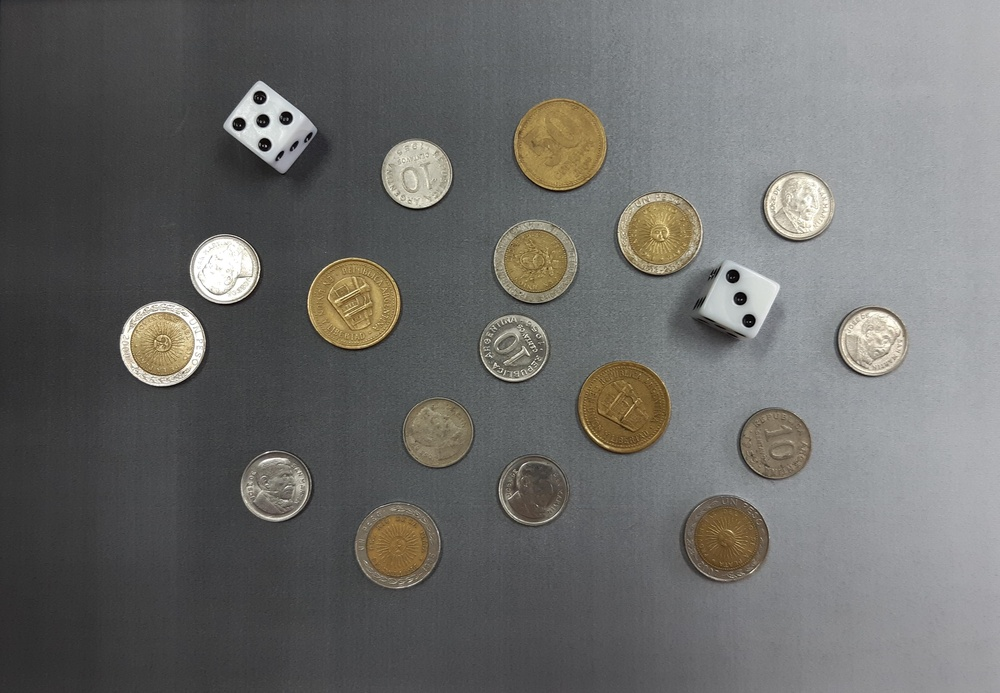
#> input picture EJ_1/Baulera/monedas.jpg, 1000 x 693 px, shrunk from 3871 x 2681 before the run, found by its file name
$ python 'm&d v2.py'
#> lines starting #> are read from the running program, lines starting #| are printed output that depends on the picture; after the words box and inside, x2 and y2 are one past the last pixel; in counts of white or black regions, pixels touching at a corner belong together
import cv2
import numpy as np
import matplotlib.pyplot as plt

def mostrar_imagenes(imagenes, titulos, filas=2, cols=3, figsize=(16, 10)):
    """Función auxiliar para visualización"""
    total = len(imagenes)
    fig, axes = plt.subplots(filas, cols, figsize=figsize)
    axes = axes.ravel()

    for i in range(len(axes)):
        if i < total:
            img = imagenes[i]
            if len(img.shape) == 2:
                axes[i].imshow(img, cmap='gray')
            else:
                axes[i].imshow(cv2.cvtColor(img, cv2.COLOR_BGR2RGB))
            axes[i].set_title(titulos[i])
        axes[i].axis('off')

    plt.tight_layout()
    plt.show()

def obtener_kernel_impar(valor):
    """Asegura que el tamaño del kernel sea impar y entero"""
    k = int(valor)
    if k % 2 == 0:
        k += 1
    return k

def segmentar_monedas_adaptativo(ruta_imagen):
#> called with ruta_imagen = 'Monedas.jpg'
    print("="*60)
    print("PROCESAMIENTO V5: UMBRALIZACIÓN ADAPTATIVA + CLAHE")
    print("="*60)

    # 1. CARGA
    img_original = cv2.imread(ruta_imagen)
#> img_original is the input picture: shape (693, 1000, 3); mean B, G, R 105.5, 107.4, 107.5
    if img_original is None:
        print("Error: No se pudo cargar la imagen.")
        return

    h, w = img_original.shape[:2]
#> h = 693; w = 1000
    dim_min = min(h, w)
#> dim_min = 693
    area_total = h * w
#> area_total = 693000
    print(f"Dimensiones: {w}x{h} píxeles")
#| Dimensiones: 1000x693 píxeles

    # 2. PREPROCESAMIENTO (GRAY + CLAHE)
    img_gray = cv2.cvtColor(img_original, cv2.COLOR_BGR2GRAY)
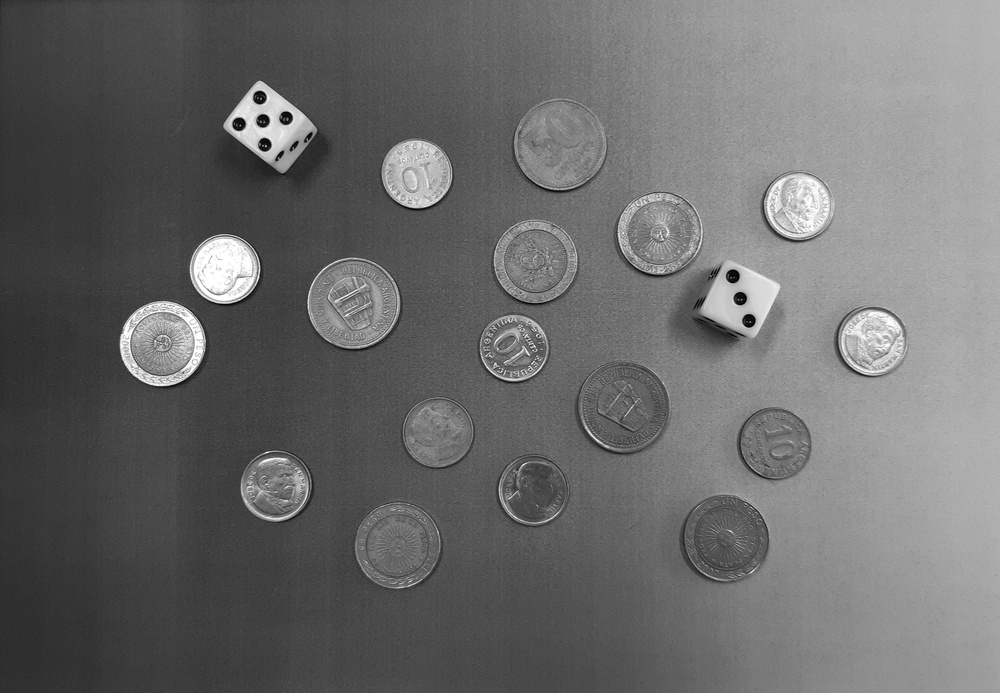
#> img_gray: shape (693, 1000); min 0, max 255, mean 107.2

    # CLAHE: Vital para resaltar la textura de las monedas frente al fondo
    clahe = cv2.createCLAHE(clipLimit=2.0, tileGridSize=(8,8))
    img_clahe = clahe.apply(img_gray)
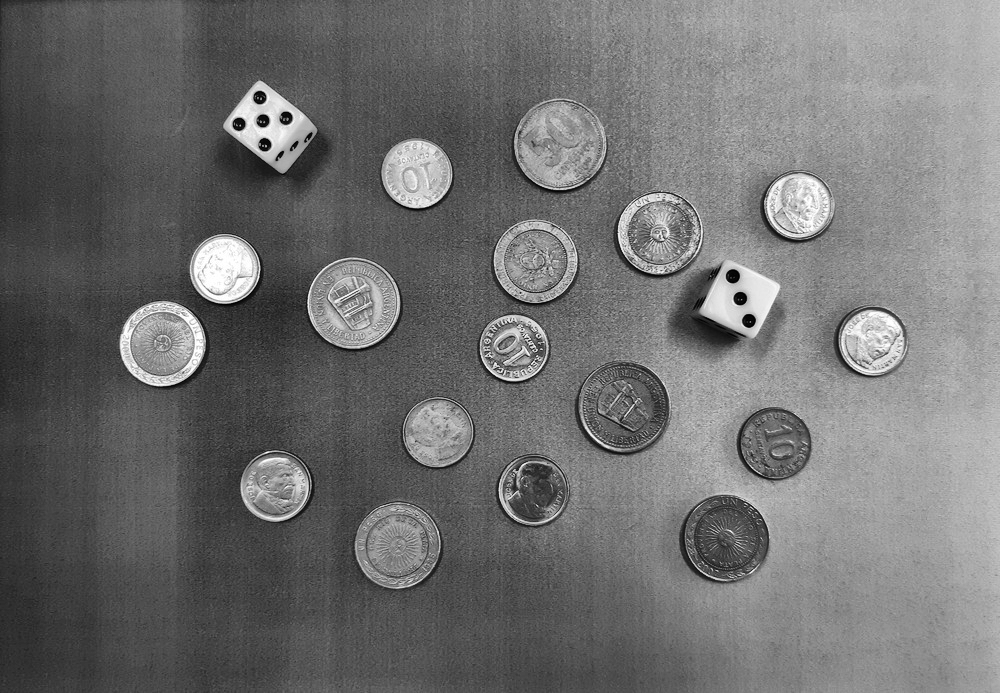
#> img_clahe: shape (693, 1000); min 0, max 255, mean 112.1

    # 3. SUAVIZADO (BLUR)
    # Necesario para reducir el ruido antes del threshold adaptativo
    # Tamaño: ~0.5% de la imagen (suficiente para borrar ruido de sensor)
    k_blur = obtener_kernel_impar(dim_min * 0.005)
#> k_blur = 3
    img_blur = cv2.GaussianBlur(img_clahe, (k_blur, k_blur), 0)

    # 4. UMBRALIZACIÓN ADAPTATIVA (CAMBIO PRINCIPAL)
    # Calcula el umbral para cada pixel basado en un entorno local (block_size).
    # Block Size: ~2% de la imagen. Lo suficientemente grande para ver "manchas"
    # pero pequeño para ignorar gradientes de luz globales.
    block_size = obtener_kernel_impar(dim_min * 0.025) # ~2.5%
#> block_size = 17
    C = 4 # Constante para restar (ajuste fino de sensibilidad)

    img_thresh = cv2.adaptiveThreshold(
        img_blur,
        255,
        cv2.ADAPTIVE_THRESH_GAUSSIAN_C,
        cv2.THRESH_BINARY_INV, # Invertido: Objetos blancos, fondo negro
        block_size,
        C
    )
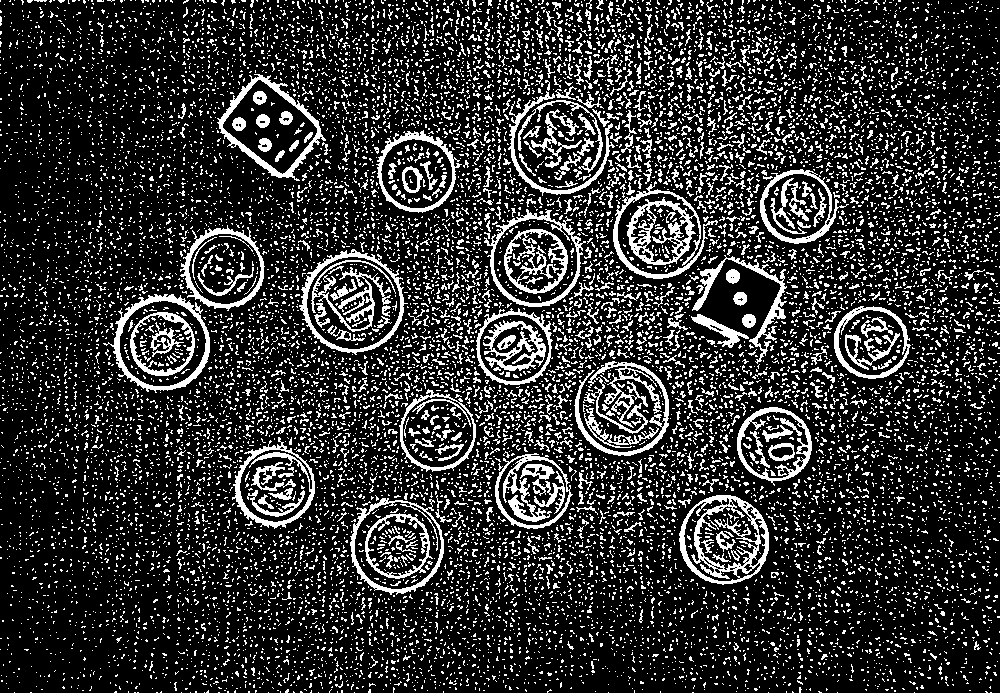
#> img_thresh: shape (693, 1000); 19.2% white in thin lines or dots

    print(f"Parámetros Adaptativos: BlockSize={block_size}, C={C}")
#| Parámetros Adaptativos: BlockSize=17, C=4

    # 5. MORFOLOGÍA MATEMÁTICA (RECONSTRUCCIÓN)
    # El threshold adaptativo deja huecos y ruido. Usamos morfología para limpiar.

    # Cierre (Close): Conecta puntos cercanos (rellena las monedas y dados)
    k_close = obtener_kernel_impar(dim_min * 0.015) # ~1.5% Kernel fuerte
#> k_close = 11
    kernel_close = cv2.getStructuringElement(cv2.MORPH_ELLIPSE, (k_close, k_close))
    img_closed = cv2.morphologyEx(img_thresh, cv2.MORPH_CLOSE, kernel_close, iterations=2)
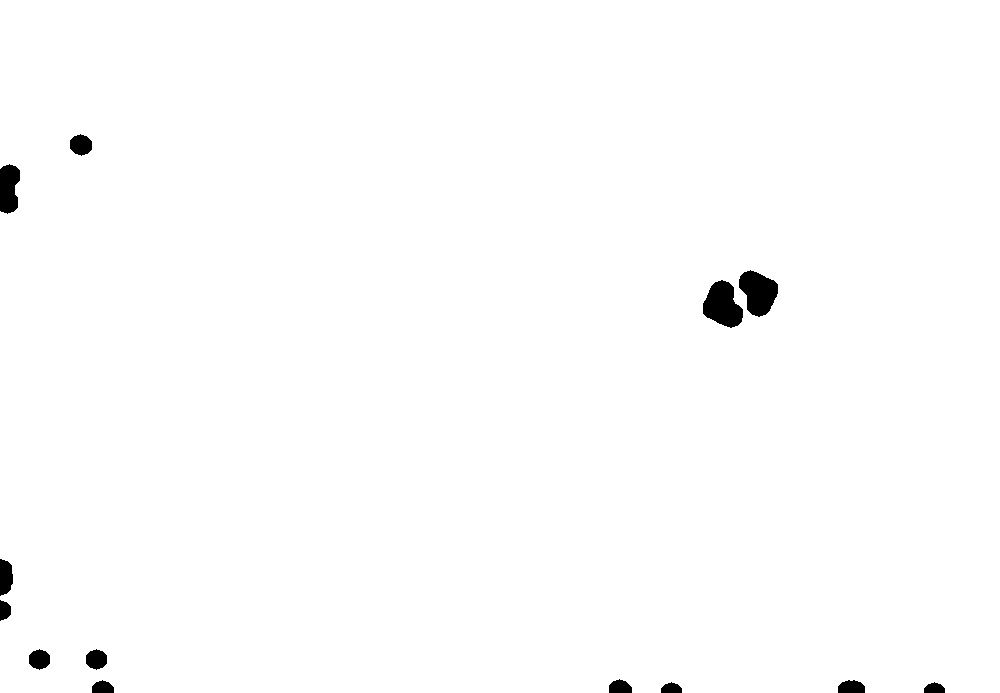
#> img_closed: shape (693, 1000); 99.1% white; 13 black regions, largest, box (x1, y1, x2, y2) and area: (703, 280, 743, 328) 1291, (739, 270, 778, 317) 1234, (0, 164, 20, 214) 812

    # Apertura (Open): Elimina el ruido blanco del fondo (polvo/manchas)
    k_open = obtener_kernel_impar(dim_min * 0.005) # ~0.5%
#> k_open = 3
    kernel_open = cv2.getStructuringElement(cv2.MORPH_ELLIPSE, (k_open, k_open))
#> kernel_open = [[0, 1, 0], [1, 1, 1], [0, 1, 0]]
    img_clean = cv2.morphologyEx(img_closed, cv2.MORPH_OPEN, kernel_open, iterations=1)
#> img_clean: shape (693, 1000); 99.1% white; 13 black regions

    # 6. DETECCIÓN DE CONTORNOS
    contours, _ = cv2.findContours(img_clean, cv2.RETR_EXTERNAL, cv2.CHAIN_APPROX_SIMPLE)
#> contours = 1 contour; box (x1, y1, x2, y2) and area: (0, 0, 1000, 693) 688754

    contornos_validos = []
    img_resultados = img_original.copy()

    # Filtros de Área (Dinámicos)
    # Mínimo: 0.1% del área (evita ruido)
    # Máximo: 20% del área (evita detectar el fondo entero)
    min_area = area_total * 0.001
    max_area = area_total * 0.20

    print(f"Filtro de Área: {int(min_area)} - {int(max_area)} px")
#| Filtro de Área: 693 - 138600 px

    for cnt in contours:
        area = cv2.contourArea(cnt)

        if min_area < area < max_area:
            # Filtro de Compacidad/Circularidad
            perimetro = cv2.arcLength(cnt, True)
            if perimetro == 0: continue

            # Circularidad = 1 es un círculo perfecto. Cuadrados ~0.78.
            # Usamos > 0.3 para ser permisivos con monedas inclinadas o dados
            circularidad = 4 * np.pi * (area / (perimetro * perimetro))

            if circularidad > 0.3:
                contornos_validos.append(cnt)

                # Dibujar
                x, y, w_box, h_box = cv2.boundingRect(cnt)
                cv2.rectangle(img_resultados, (x, y), (x+w_box, y+h_box), (0, 255, 0), 2)
                cv2.putText(img_resultados, f"#{len(contornos_validos)}", (x, y-10),
                           cv2.FONT_HERSHEY_SIMPLEX, 0.8, (0, 255, 0), 2)
#> this loop made 1 pass
#> area on pass 1: 688754
#> after the loop, contornos_validos = []

    print(f"\nRESULTADOS V5:")
    print(f"  - Objetos Detectados: {len(contornos_validos)}")
#|   - Objetos Detectados: 0

    if len(contornos_validos) == 0:
        print("  ⚠ ADVERTENCIA: No se detectaron objetos. Revisa si la imagen es muy oscura.")

    # 7. VISUALIZACIÓN
    imagenes = [
        img_clahe,
        img_blur,
        img_thresh,
        img_closed,
        img_clean,
        img_resultados
    ]
    titulos = [
        '1. CLAHE (Contraste Local)',
        '2. Blur (Suavizado)',
        f'3. Adaptive Thresh (Block={block_size})',
        f'4. Morph Close (Relleno K={k_close})',
        '5. Morph Open (Limpieza Final)',
        f'6. Resultado ({len(contornos_validos)} objs)'
    ]
#> titulos = ['1. CLAHE (Contraste Local)', '2. Blur (Suavizado)', '3. Adaptive Thresh (Block=17)', '4. Morph Close (Relleno K=11)', '5. Morph Open (Limpieza Final)', '6. Resultado (0 objs)']

    mostrar_imagenes(imagenes, titulos)
#> in mostrar_imagenes, `total = len(imagenes)`: total = 6
#> in mostrar_imagenes, `plt.show()`:
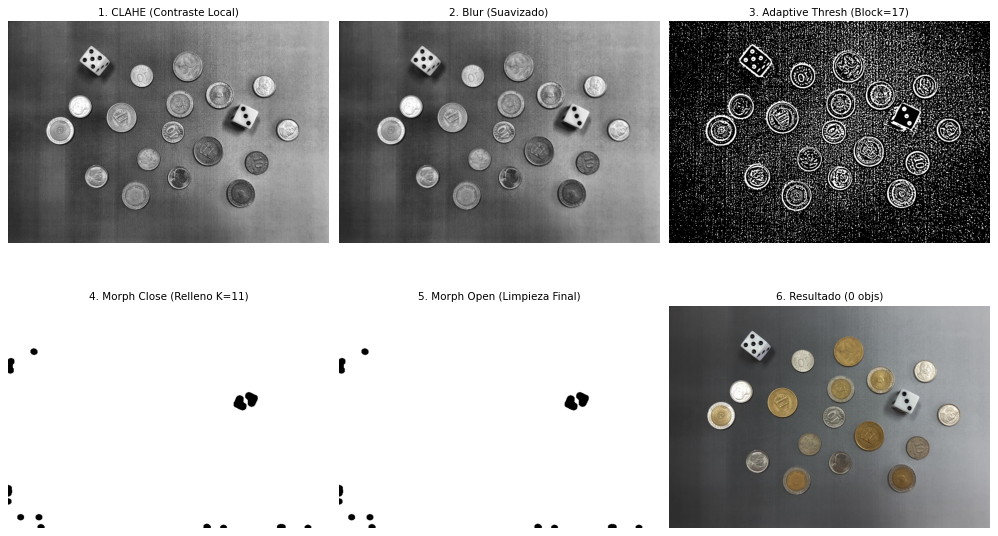
#> figure drawn by matplotlib, 6 panels

segmentar_monedas_adaptativo('Monedas.jpg')

$ run again, with EJ_1/Baulera/Circulos con Centros.png saved as EJ_1/Baulera/monedas.jpg
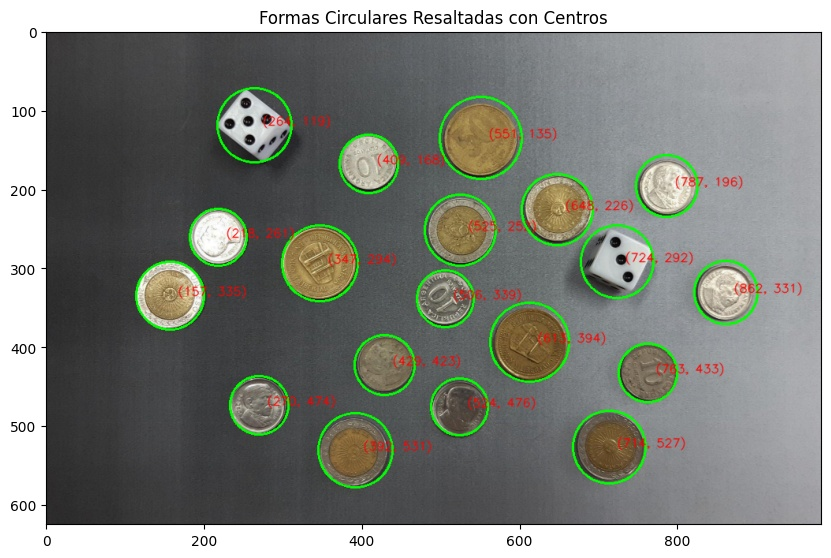
#> input picture EJ_1/Baulera/Circulos con Centros.png, 831 x 558 px, found by its file name
#> in segmentar_monedas_adaptativo, img_original is the input picture: shape (558, 831, 3); mean B, G, R 125.4, 132.3, 128.9
#| Dimensiones: 831x558 píxeles
#> in segmentar_monedas_adaptativo, `img_thresh = cv2.adaptiveThreshold( img_blur, 255, cv2.ADAPTIVE_THRESH..`:
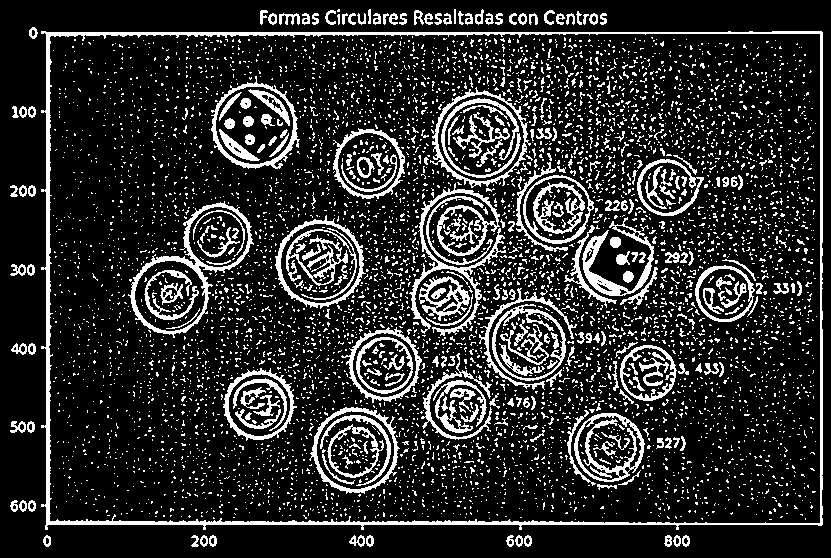
#> img_thresh: shape (558, 831); 16.9% white; 6114 white regions (5797 under 20 px), largest, box (x1, y1, x2, y2) and area: (41, 31, 823, 530) 8607, (409, 183, 506, 336) 2469, (128, 201, 254, 338) 1945
#| Parámetros Adaptativos: BlockSize=13, C=4
#> in segmentar_monedas_adaptativo, `img_closed = cv2.morphologyEx(img_thresh, cv2.MORPH_CLOSE, kernel_clos..`:
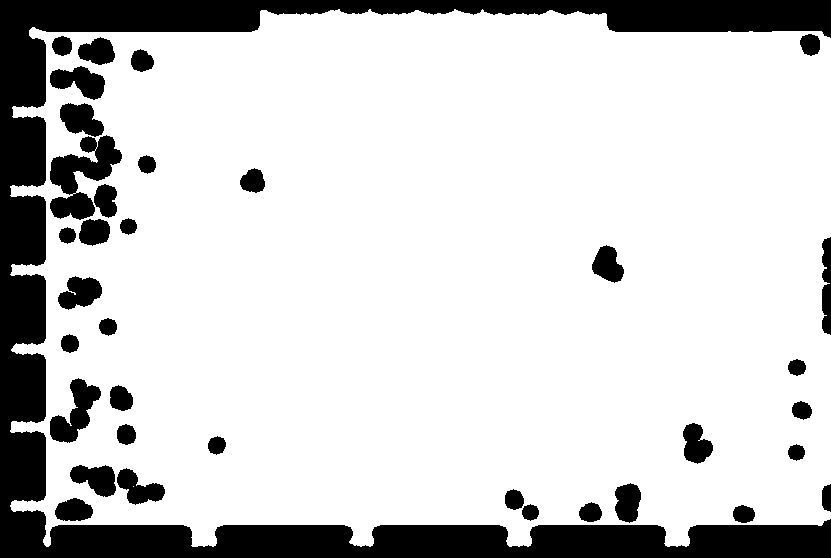
#> img_closed: shape (558, 831); 81.3% white; 36 black regions, largest, box (x1, y1, x2, y2) and area: (0, 0, 831, 558) 65432, (50, 135, 122, 220) 3081, (50, 378, 101, 443) 1540
#> img_clean: shape (558, 831); 81.3% white; 31 black regions
#> contours = 1 contour; box (x1, y1, x2, y2) and area: (10, 9, 831, 547) 395346
#| Filtro de Área: 463 - 92739 px
#> the loop in segmentar_monedas_adaptativo, `for cnt in contours:` made 1 pass
#> area on pass 1: 395346
#> after the loop in segmentar_monedas_adaptativo, `for cnt in contours:`: contornos_validos = []
#|   - Objetos Detectados: 0
#> titulos = ['1. CLAHE (Contraste Local)', '2. Blur (Suavizado)', '3. Adaptive Thresh (Block=13)', '4. Morph Close (Relleno K=9)', '5. Morph Open (Limpieza Final)', '6. Resultado (0 objs)']
#> total = 6
